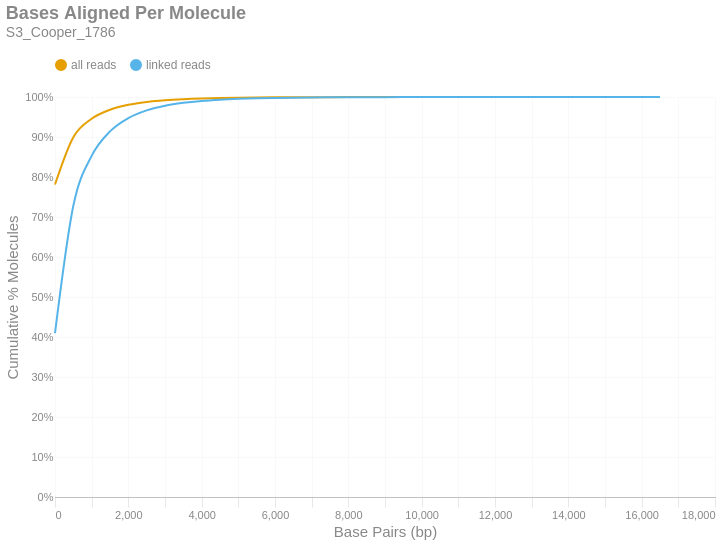

The code cell stored with this chart in its notebook:
### Markdown cell above
### Bases Aligned Per Molecule
This is a cumulative frequency distribution showing the number of base pairs aligned per unique molecule. These data are shown in 500 bp bins. There are two distributions: one with `all reads` (yellow) and another with only `linked reads` (blue). The percent of molecules in the `linked reads` distribution is relative to the total number of linked molecules.

### Code cell
if SKIPLR:
    print_html(f"Skipped")
else:
    binned_df = consolidated_hist(valids['aligned_bp'], mask, 500, True)
    with SafeRender(binned_df):
        (
            density_plot(binned_df, 'Bases Aligned Per Molecule', samplename, 'basesper')
            .encode(
                x=alt.X('bin:Q', title="Base Pairs (bp)").axis(tickMinStep=500).scale(padding=0),
                y=alt.Y('value:Q', title='Cumulative % Molecules')
                    .axis(format='%')
                    .scale(domain = [0,1])
                    .stack(False),
                color=alt.Color("key:N").scale(domain = ["all reads", "linked reads"]),
                tooltip = [
                    alt.Tooltip("key:N", title = "Data Type"),
                    alt.Tooltip("range_label:N", title="Bases Aligned Per Molecule"),
                    alt.Tooltip("value:Q", format = ".2%", title="% Molecules (Cum.)")
                ]
            )
        ).display()

### Figure 1 — Vega-Lite specification as saved in the notebook (floating-point values rounded to 4 significant figures)
{"width": "container", "height": 400, "config": {"title": {"anchor": "start", "dy": -15, "fontSize": 18, "color": "#888888", "subtitleColor": "#888888", "subtitleFontSize": 14}, "arc": {"fill": "#0072B2"}, "axis": {"domainColor": "#888888", "domainWidth": 0.5, "gridWidth": 0.2, "grid": false, "titleFontWeight": 400, "titleFontSize": 15, "labelFontSize": 11, "labelColor": "#888888", "tickColor": "#888888", "tickWidth": 0.2, "titleColor": "#888888"}, "axisBand": {"grid": false}, "axisX": {"grid": true, "tickSize": 10, "domainCap": "round"}, "axisY": {"domain": false, "grid": true, "tickSize": 0, "domainCap": "round"}, "background": "transparent", "header": {"labelFontSize": 15, "labelColor": "#888888", "titleFontSize": 15, "titleFontWeight": 600, "titleColor": "#888888"}, "legend": {"labelFont": "sans-serif", "labelFontSize": 12, "labelColor": "#888888", "symbolSize": 100, "symbolType": "circle", "titleFontSize": 12, "titlePadding": 10, "titleColor": "#888888", "title": null, "orient": "top"}, "range": {"category": ["#E69F00", "#56B4E9", "#009E73", "#F0E442", "#0072B2", "#D55E00", "#CC79A7", "#000000"], "diverging": ["#cfe8f3", "#a2d4ec", "#73bfe2", "#46abdb", "#1696d2", "#12719e"]}, "area": {"fill": "#0072B2", "fillOpacity": 0.7, "line": true, "strokeOpacity": 0.7}, "line": {"color": "#0072B2", "stroke": "#0072B2", "strokeWidth": 2}, "trail": {"color": "#0072B2", "stroke": "#0072B2", "strokeWidth": 0, "size": 1}, "point": {"filled": true, "fillOpacity": 1.0, "size": 95}, "text": {"color": "#888888", "fontSize": 11, "align": "right", "fontWeight": 400, "size": 11}, "bar": {"fill": "#0072B2", "stroke": null}, "view": {"stroke": null, "continuousWidth": 660, "continuousHeight": 400}}, "data": {"name": "data-8c196630b94895a7791f3965c35fe8c2"}, "mark": {"type": "line", "interpolate": "monotone", "point": {"opacity": 0, "size": 275}}, "encoding": {"color": {"field": "key", "scale": {"domain": ["all reads", "linked reads"]}, "type": "nominal"}, "tooltip": [{"field": "key", "title": "Data Type", "type": "nominal"}, {"field": "range_label", "title": "Bases Aligned Per Molecule", "type": "nominal"}, {"field": "value", "format": ".2%", "title": "% Molecules (Cum.)", "type": "quantitative"}], "x": {"axis": {"tickMinStep": 500}, "field": "bin", "scale": {"padding": 0}, "title": "Base Pairs (bp)", "type": "quantitative"}, "y": {"axis": {"format": "%"}, "field": "value", "scale": {"domain": [0, 1]}, "stack": false, "title": "Cumulative % Molecules", "type": "quantitative"}}, "params": [{"name": "param_c36ac31b6afebe62", "select": {"type": "point", "fields": ["key"]}, "bind": "legend"}], "title": {"text": "Bases Aligned Per Molecule", "subtitle": "S3_Cooper_1786"}, "transform": [{"fold": ["all reads (cumsum)", "linked reads (cumsum)"]}, {"calculate": "replace(datum.key, ' (cumsum)', '')", "as": "key"}, {"filter": {"param": "param_c36ac31b6afebe62"}}], "usermeta": {"embedOptions": {"downloadFileName": "S3_Cooper_1786.basesper"}}, "$schema": "https://vega.github.io/schema/vega-lite/v6.1.0.json", "datasets": {"data-8c196630b94895a7791f3965c35fe8c2": [{"bin": "0.0", "interval": "0.0-500.0", "all reads": 0.7811, "linked reads": 0.4094, "all reads (cumsum)": 0.7811, "linked reads (cumsum)": 0.4094, "range_label": "0-499"}, {"bin": "500.0", "interval": "500.0-1000.0", "all reads": 0.1185, "linked reads": 0.3187, "all reads (cumsum)": 0.8996, "linked reads (cumsum)": 0.7281, "range_label": "500-999"}, {"bin": "1000.0", "interval": "1000.0-1500.0", "all reads": 0.04606, "linked reads": 0.1246, "all reads (cumsum)": 0.9457, "linked reads (cumsum)": 0.8527, "range_label": "1000-1499"}, {"bin": "1500.0", "interval": "1500.0-2000.0", "all reads": 0.02258, "linked reads": 0.06121, "all reads (cumsum)": 0.9683, "linked reads (cumsum)": 0.914, "range_label": "1500-1999"}, {"bin": "2000.0", "interval": "2000.0-2500.0", "all reads": 0.01232, "linked reads": 0.0334, "all reads (cumsum)": 0.9806, "linked reads (cumsum)": 0.9473, "range_label": "2000-2499"}, {"bin": "2500.0", "interval": "2500.0-3000.0", "all reads": 0.007076, "linked reads": 0.01919, "all reads (cumsum)": 0.9877, "linked reads (cumsum)": 0.9665, "range_label": "2500-2999"}, {"bin": "3000.0", "interval": "3000.0-3500.0", "all reads": 0.004342, "linked reads": 0.01177, "all reads (cumsum)": 0.992, "linked reads (cumsum)": 0.9783, "range_label": "3000-3499"}, {"bin": "3500.0", "interval": "3500.0-4000.0", "all reads": 0.002654, "linked reads": 0.007196, "all reads (cumsum)": 0.9947, "linked reads (cumsum)": 0.9855, "range_label": "3500-3999"}, {"bin": "4000.0", "interval": "4000.0-4500.0", "all reads": 0.001753, "linked reads": 0.004753, "all reads (cumsum)": 0.9964, "linked reads (cumsum)": 0.9903, "range_label": "4000-4499"}, {"bin": "4500.0", "interval": "4500.0-5000.0", "all reads": 0.001142, "linked reads": 0.003096, "all reads (cumsum)": 0.9975, "linked reads (cumsum)": 0.9934, "range_label": "4500-4999"}, {"bin": "5000.0", "interval": "5000.0-5500.0", "all reads": 0.0007586, "linked reads": 0.002057, "all reads (cumsum)": 0.9983, "linked reads (cumsum)": 0.9954, "range_label": "5000-5499"}, {"bin": "5500.0", "interval": "5500.0-6000.0", "all reads": 0.0004935, "linked reads": 0.001338, "all reads (cumsum)": 0.9988, "linked reads (cumsum)": 0.9968, "range_label": "5500-5999"}, {"bin": "6000.0", "interval": "6000.0-6500.0", "all reads": 0.0003528, "linked reads": 0.0009567, "all reads (cumsum)": 0.9992, "linked reads (cumsum)": 0.9977, "range_label": "6000-6499"}, {"bin": "6500.0", "interval": "6500.0-7000.0", "all reads": 0.0002419, "linked reads": 0.0006559, "all reads (cumsum)": 0.9994, "linked reads (cumsum)": 0.9984, "range_label": "6500-6999"}, {"bin": "7000.0", "interval": "7000.0-7500.0", "all reads": 0.000171, "linked reads": 0.0004637, "all reads (cumsum)": 0.9996, "linked reads (cumsum)": 0.9988, "range_label": "7000-7499"}, {"bin": "7500.0", "interval": "7500.0-8000.0", "all reads": 0.0001023, "linked reads": 0.0002773, "all reads (cumsum)": 0.9997, "linked reads (cumsum)": 0.9991, "range_label": "7500-7999"}, {"bin": "8000.0", "interval": "8000.0-8500.0", "all reads": 7.63e-05, "linked reads": 0.0002069, "all reads (cumsum)": 0.9997, "linked reads (cumsum)": 0.9993, "range_label": "8000-8499"}, {"bin": "8500.0", "interval": "8500.0-9000.0", "all reads": 6.493e-05, "linked reads": 0.0001761, "all reads (cumsum)": 0.9998, "linked reads (cumsum)": 0.9995, "range_label": "8500-8999"}, {"bin": "9000.0", "interval": "9000.0-9500.0", "all reads": 4.654e-05, "linked reads": 0.0001262, "all reads (cumsum)": 0.9999, "linked reads (cumsum)": 0.9996, "range_label": "9000-9499"}, {"bin": "9500.0", "interval": "9500.0-10000.0", "all reads": 3.084e-05, "linked reads": 8.364e-05, "all reads (cumsum)": 0.9999, "linked reads (cumsum)": 0.9997, "range_label": "9500-9999"}, {"bin": "10000.0", "interval": "10000.0-10500.0", "all reads": 2.76e-05, "linked reads": 7.484e-05, "all reads (cumsum)": 0.9999, "linked reads (cumsum)": 0.9998, "range_label": "10000-10499"}, {"bin": "10500.0", "interval": "10500.0-11000.0", "all reads": 1.732e-05, "linked reads": 4.696e-05, "all reads (cumsum)": 0.9999, "linked reads (cumsum)": 0.9998, "range_label": "10500-10999"}, {"bin": "11000.0", "interval": "11000.0-11500.0", "all reads": 1.894e-05, "linked reads": 5.136e-05, "all reads (cumsum)": 1.0, "linked reads (cumsum)": 0.9999, "range_label": "11000-11499"}, {"bin": "11500.0", "interval": "11500.0-12000.0", "all reads": 1.028e-05, "linked reads": 2.788e-05, "all reads (cumsum)": 1.0, "linked reads (cumsum)": 0.9999, "range_label": "11500-11999"}, {"bin": "12000.0", "interval": "12000.0-12500.0", "all reads": 7.576e-06, "linked reads": 2.054e-05, "all reads (cumsum)": 1.0, "linked reads (cumsum)": 0.9999, "range_label": "12000-12499"}, {"bin": "12500.0", "interval": "12500.0-13000.0", "all reads": 8.658e-06, "linked reads": 2.348e-05, "all reads (cumsum)": 1.0, "linked reads (cumsum)": 0.9999, "range_label": "12500-12999"}, {"bin": "13000.0", "interval": "13000.0-13500.0", "all reads": 7.034e-06, "linked reads": 1.908e-05, "all reads (cumsum)": 1.0, "linked reads (cumsum)": 1.0, "range_label": "13000-13499"}, {"bin": "13500.0", "interval": "13500.0-14000.0", "all reads": 3.788e-06, "linked reads": 1.027e-05, "all reads (cumsum)": 1.0, "linked reads (cumsum)": 1.0, "range_label": "13500-13999"}, {"bin": "14000.0", "interval": "14000.0-14500.0", "all reads": 3.247e-06, "linked reads": 8.804e-06, "all reads (cumsum)": 1.0, "linked reads (cumsum)": 1.0, "range_label": "14000-14499"}, {"bin": "14500.0", "interval": "14500.0-15000.0", "all reads": 2.164e-06, "linked reads": 5.87e-06, "all reads (cumsum)": 1.0, "linked reads (cumsum)": 1.0, "range_label": "14500-14999"}, {"bin": "15000.0", "interval": "15000.0-15500.0", "all reads": 2.164e-06, "linked reads": 5.87e-06, "all reads (cumsum)": 1.0, "linked reads (cumsum)": 1.0, "range_label": "15000-15499"}, {"bin": "15500.0", "interval": "15500.0-16000.0", "all reads": 1.082e-06, "linked reads": 2.935e-06, "all reads (cumsum)": 1.0, "linked reads (cumsum)": 1.0, "range_label": "15500-15999"}, {"bin": "16000.0", "interval": "16000.0-16500.0", "all reads": 5.411e-07, "linked reads": 1.467e-06, "all reads (cumsum)": 1.0, "linked reads (cumsum)": 1.0, "range_label": "16000-16499"}, {"bin": "16500.0", "interval": "16500.0-17000.0", "all reads": 1.082e-06, "linked reads": 2.935e-06, "all reads (cumsum)": 1.0, "linked reads (cumsum)": 1.0, "range_label": "16500-16999"}]}}
